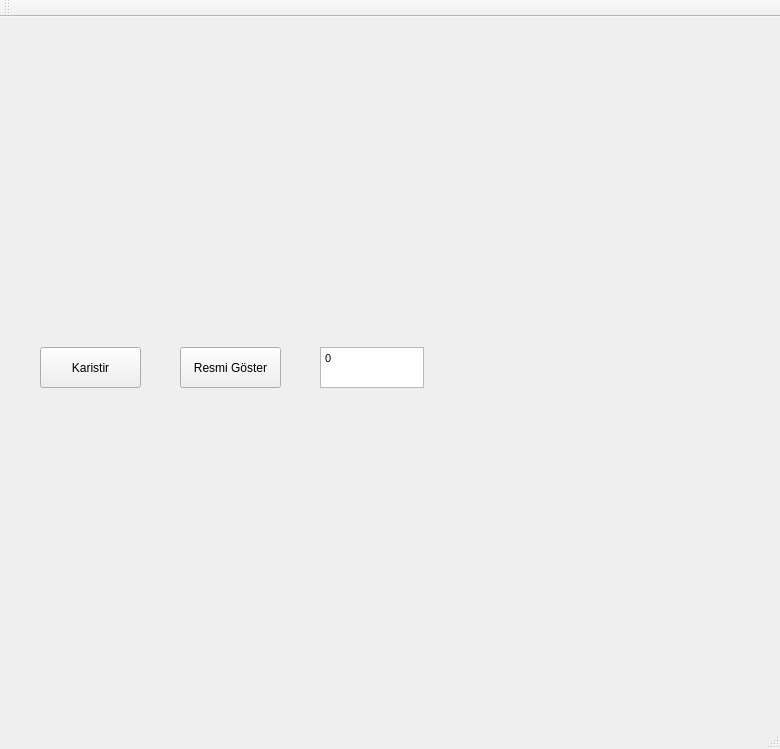
<?xml version="1.0" encoding="UTF-8"?>
<ui version="4.0">
 <class>MainWindow</class>
 <widget class="QMainWindow" name="MainWindow">
  <property name="geometry">
   <rect>
    <x>0</x>
    <y>0</y>
    <width>780</width>
    <height>749</height>
   </rect>
  </property>
  <property name="windowTitle">
   <string>MainWindow</string>
  </property>
  <widget class="QWidget" name="centralWidget">
   <widget class="QLabel" name="label">
    <property name="geometry">
     <rect>
      <x>30</x>
      <y>230</y>
      <width>141</width>
      <height>91</height>
     </rect>
    </property>
    <property name="text">
     <string/>
    </property>
    <property name="pixmap">
     <pixmap>../../../Masaüstü/sogutma2.png</pixmap>
    </property>
    <property name="scaledContents">
     <bool>true</bool>
    </property>
   </widget>
   <widget class="QPushButton" name="pushButton">
    <property name="geometry">
     <rect>
      <x>40</x>
      <y>330</y>
      <width>101</width>
      <height>41</height>
     </rect>
    </property>
    <property name="text">
     <string>Karistir</string>
    </property>
   </widget>
   <widget class="QPushButton" name="pushButton_2">
    <property name="geometry">
     <rect>
      <x>180</x>
      <y>330</y>
      <width>101</width>
      <height>41</height>
     </rect>
    </property>
    <property name="text">
     <string>Resmi Göster</string>
    </property>
   </widget>
   <widget class="QTextEdit" name="textEdit">
    <property name="geometry">
     <rect>
      <x>320</x>
      <y>330</y>
      <width>104</width>
      <height>41</height>
     </rect>
    </property>
    <property name="html">
     <string>&lt;!DOCTYPE HTML PUBLIC &quot;-//W3C//DTD HTML 4.0//EN&quot; &quot;http://www.w3.org/TR/REC-html40/strict.dtd&quot;&gt;
&lt;html&gt;&lt;head&gt;&lt;meta name=&quot;qrichtext&quot; content=&quot;1&quot; /&gt;&lt;style type=&quot;text/css&quot;&gt;
p, li { white-space: pre-wrap; }
&lt;/style&gt;&lt;/head&gt;&lt;body style=&quot; font-family:'MS Shell Dlg 2'; font-size:8.25pt; font-weight:400; font-style:normal;&quot;&gt;
&lt;p style=&quot; margin-top:0px; margin-bottom:0px; margin-left:0px; margin-right:0px; -qt-block-indent:0; text-indent:0px;&quot;&gt;0&lt;/p&gt;
&lt;p style=&quot;-qt-paragraph-type:empty; margin-top:0px; margin-bottom:0px; margin-left:0px; margin-right:0px; -qt-block-indent:0; text-indent:0px;&quot;&gt;&lt;br /&gt;&lt;/p&gt;&lt;/body&gt;&lt;/html&gt;</string>
    </property>
   </widget>
  </widget>
  <widget class="QMenuBar" name="menuBar">
   <property name="geometry">
    <rect>
     <x>0</x>
     <y>0</y>
     <width>780</width>
     <height>21</height>
    </rect>
   </property>
  </widget>
  <widget class="QToolBar" name="mainToolBar">
   <attribute name="toolBarArea">
    <enum>TopToolBarArea</enum>
   </attribute>
   <attribute name="toolBarBreak">
    <bool>false</bool>
   </attribute>
  </widget>
  <widget class="QStatusBar" name="statusBar"/>
 </widget>
 <layoutdefault spacing="6" margin="11"/>
 <resources/>
 <connections/>
</ui>
